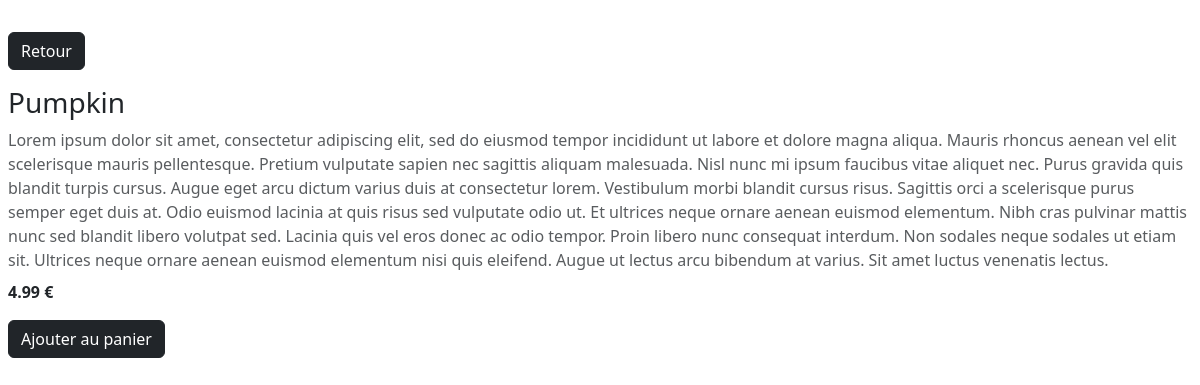
Screenshot of /product.php?id=1 with the database file from the repository.
### tables this page shows
CREATE TABLE IF NOT EXISTS `product` (
  `id` int(11) NOT NULL AUTO_INCREMENT,
  `name` varchar(255) NOT NULL,
  `description` text NOT NULL,
  `price` float NOT NULL,
  PRIMARY KEY (`id`)
);

### db-functions.php (called while the page is built, shortened)
<?php
function connection()
{
    $options = [
        \PDO::ATTR_ERRMODE => \PDO::ERRMODE_EXCEPTION,
        \PDO::ATTR_DEFAULT_FETCH_MODE => \PDO::FETCH_ASSOC,
        \PDO::MYSQL_ATTR_INIT_COMMAND => 'SET NAMES utf8'
    ];
    try {
        $mysqlClient = new PDO('mysql:host=localhost;dbname=store;charset=utf8', 'root', '', $options);
    } catch (Exception $e) {
        die('Erreur : ' . $e->getMessage());
    }
    return $mysqlClient;
}
function  findOneById($id) {
    $db = connection();
    $sql = "select * from product where id = :id";
    $request = $db->prepare($sql);
    $request->execute(array(':id'=> $id));
    $product = $request->fetch();
    return $product;
}

### product.php (the view, shortened to what this page needs)
<!DOCTYPE html>
<html lang="en">
<head>
    <link href="https://cdn.jsdelivr.net/npm/bootstrap@5.3.0-alpha1/dist/css/bootstrap.min.css" rel="stylesheet">
</head>
<body>
    <?php
    require("db-functions.php");
    $id=$_GET['id'];
    $product = findOneById($id);
    ?>
    <br>
    <a href="index.php" type="button" class="btn btn-dark m-2">Retour</a>
    <p class="h3 m-2"><?php echo $product['name']; ?></p>
    <p class="m-2 text-muted"><?php echo $product['description']; ?></p>
    <p class="fw-bold m-2"><?php echo $product['price']; ?> €</p>
    <a href="traitement.php?action=ajouter&id=<?=$product['id']?>" type="button" class="btn btn-dark m-2">Ajouter au panier</a>
    <br>
</body>
</html>

### rows the page displays
product: name "Pumpkin", description "Lorem ipsum dolor sit amet, consectetur adipiscing elit, sed do eiusmod tempor incididunt ut labore et dolore magna aliqua. Mauris rhoncus aenean vel elit scelerisque mauris pellentesque. Pretium vulputate sapien nec sagittis aliquam malesuada. Nisl nunc mi ipsum faucibus vitae aliquet nec. Purus gravida quis blandit turpis cursus. Augue eget arcu dictum varius duis at consectetur lorem. Vestibulum morbi blandit cursus risus. Sagittis orci a scelerisque purus semper eget duis at. Odio euismod lacinia at quis risus sed vulputate odio ut. Et ultrices neque ornare aenean euismod elementum. Nibh cras pulvinar mattis nunc sed blandit libero volutpat sed. Lacinia quis vel eros donec ac odio…", price "4.99"
